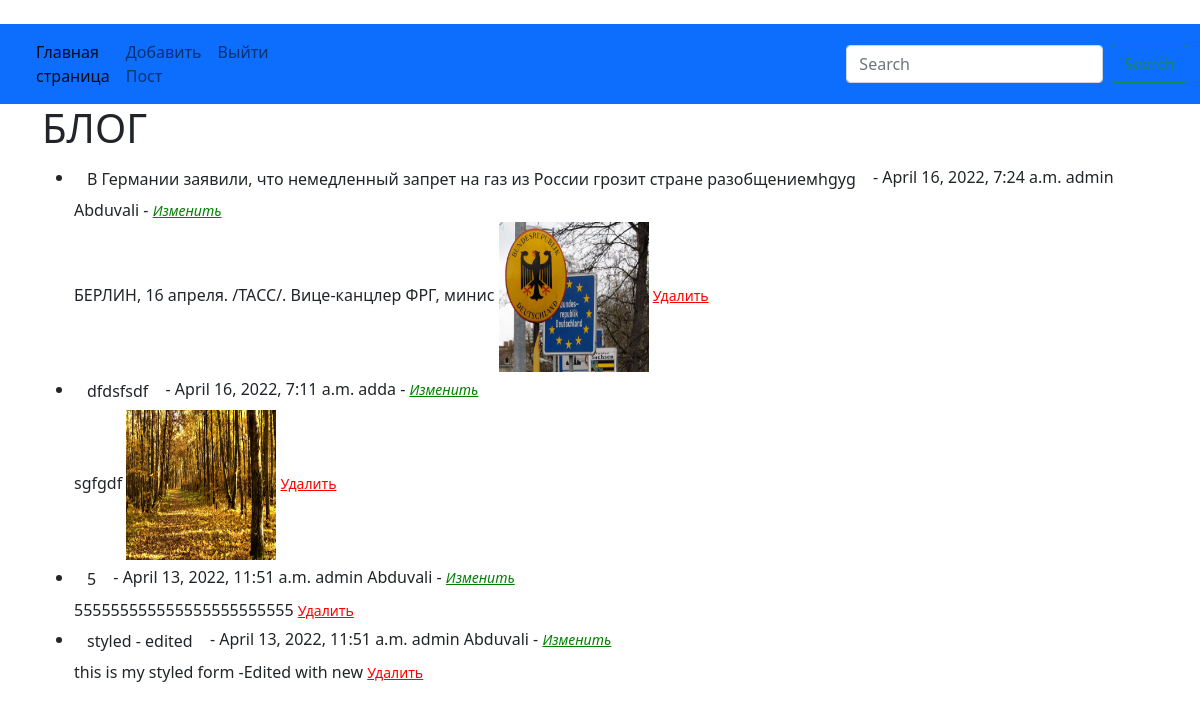
The app's page / (signed in) with its own data.
### blog/models.py (models this page shows, shortened)
class Post(models.Model):
    img = models.ImageField(null=True, blank=True, upload_to="image/")
    title = models.CharField(max_length=255)
    title_tag = models.CharField(max_length=255,default='Названия Моего Поста')
    author = models.ForeignKey(User, on_delete =models.CASCADE)
    body = models.TextField()
    data = models.DateTimeField(auto_now_add= True)
    categry = models.CharField(max_length=255,default='Без котегория')
    like = models.ManyToManyField(User, related_name='blog_post')

### blog/views.py (the view)
# urls.py: path('', HomeView.as_view(), name='home'),
class HomeView(ListView):
    model = Post
    template_name = 'home.html'
    ordering = ['-data']

### templates/home.html
{% extends 'base.html' %}
{% block content %}
<h1> БЛОГ </h1>
<ul>
{% for post in object_list %}
 <li> <a href="{% url 'article-detail' post.pk %}" class="btn btn-Link" > {{ post.title }} </a> - {{ post.data }} {{ post.author }}
    {{ post.author.first_name }}
      {% if user.is_authenticated %}
      -
         <small> <a href="{% url 'update-post' post.pk %}" style="color: green; font-style: italic; ">Изменить</a></small>
    {{ post.author.email }}<br/>
     {{ post.body|slice:":50" |safe  }}
     {% if  post.img %}
     <img src="{{ post.img.url }}" style="width: 150px; height: 150px;">
     {% endif %}
     <small><a href="{% url 'delete-post' post.pk %}" style="color: red ;" > Удалить </a></small>
      {% else %}
</li>
{% endif %}
{% endfor %}
</ul>
{% endblock %}

### templates/base.html (shortened to what this page needs)
<!doctype html>
<html lang="en">
  <head>
    <link href="https://cdn.jsdelivr.net/npm/bootstrap@5.1.3/dist/css/bootstrap.min.css" rel="stylesheet">
  </head>
  <body>
    <br/>
    <nav class="navbar navbar-expand-lg navbar-light bg-primary">
      <div class="container-fluid">
        <div class="collapse navbar-collapse" id="navbarScroll">
          <ul class="navbar-nav me-auto my-2 my-lg-0 navbar-nav-scroll" style="--bs-scroll-height: 100px;">
            <li class="nav-item">
              <a class="nav-link active" aria-current="page" href="{% url 'home' %}">Главная <br> страница</a>
            </li>
            {% if user.is_authenticated %}
            <li class="nav-item">
              <a class="nav-link" href="{% url 'add_post' %}"> Добавить <br> Пост </a>
            </li>
            </li>  <li class="nav-item">
              <a class="nav-link" href="{% url 'logout' %}">Выйти</a>
            </li>
            {% else %}
            <li class="nav-item">
              <a class="nav-link" href="{% url 'register' %}"> Регистрация </a>
            </li>
            <li class="nav-item">
              <a class="nav-link" href="{% url 'login' %}">Войти</a>
              {% endif %}
          </ul>
          <form class="d-flex">
            <input class="form-control me-2" type="search" placeholder="Search" aria-label="Search">
            <button class="btn btn-outline-success" type="submit">Search</button>
          </form>
        </div>
      </div>
    </nav>
    <div class="container">
    {% block content %}
    {% endblock %}
    </div>
  </body>
</html>

### records on screen
Post: title "В Германии заявили, что немедленный запрет на газ из России грозит стране разобщениемhgyg", data "April 16, 2022, 7:24 a.m.", author "admin", author.first_name "Abduvali", body "БЕРЛИН, 16 апреля. /ТАСС/. Вице-канцлер ФРГ, минис", img (picture)
Post: title "dfdsfsdf", data "April 16, 2022, 7:11 a.m.", author "adda", body "sgfgdf", img (picture)
Post: title "5", data "April 13, 2022, 11:51 a.m.", author "admin", author.first_name "Abduvali", body "555555555555555555555555"
Post: title "styled - edited", data "April 13, 2022, 11:51 a.m.", author "admin", author.first_name "Abduvali", body "this is my styled form -Edited with new"
